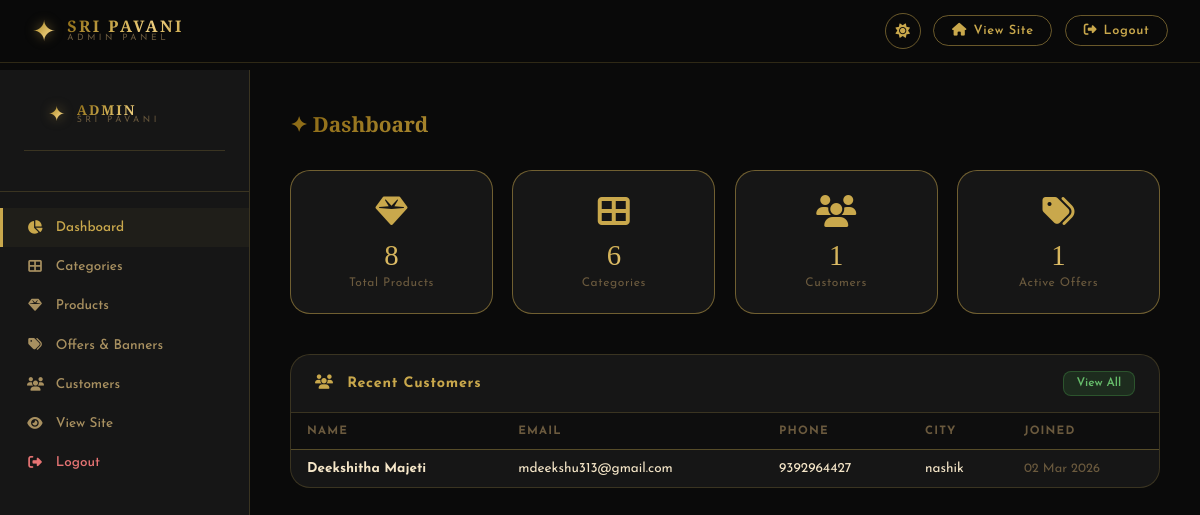
The page /admin (signed in) on the database its author committed.
### app.py (models this page shows, shortened)
class User(UserMixin, db.Model):
    id = db.Column(db.Integer, primary_key=True)
    name = db.Column(db.String(150), nullable=False)
    email = db.Column(db.String(150), unique=True, nullable=False)
    phone = db.Column(db.String(20))
    dob = db.Column(db.String(20))
    gender = db.Column(db.String(10))
    address = db.Column(db.Text)
    city = db.Column(db.String(100))
    state = db.Column(db.String(100))
    pincode = db.Column(db.String(10))
    password_hash = db.Column(db.String(256))
    is_admin = db.Column(db.Boolean, default=False)
    created_at = db.Column(db.DateTime, default=datetime.utcnow)
    cart_items = db.relationship('CartItem', backref='user', lazy=True)

### app.py (the view)
@app.route('/admin')
@login_required
@admin_required
def admin_dashboard():
    total_products = Product.query.count()
    total_users = User.query.filter_by(is_admin=False).count()
    total_categories = Category.query.count()
    total_offers = Offer.query.count()
    recent_users = User.query.filter_by(is_admin=False).order_by(User.created_at.desc()).limit(10).all()
    return render_template('admin/dashboard.html', total_products=total_products,
                           total_users=total_users, total_categories=total_categories,
                           total_offers=total_offers, recent_users=recent_users)

### app.py (called while the page is built)
@login_manager.user_loader
def load_user(user_id):
    return User.query.get(int(user_id))

def admin_required(f):
    from functools import wraps
    @wraps(f)
    def decorated(*args, **kwargs):
        if not current_user.is_authenticated or not current_user.is_admin:
            flash('Admin access required', 'error')
            return redirect(url_for('login'))
        return f(*args, **kwargs)
    return decorated

### templates/admin/dashboard.html (shortened to what this page needs)
{% extends "admin/base_admin.html" %}
{% block content %}
<h1 class="admin-page-title">✦ Dashboard</h1>
<div class="stats-grid">
  <div class="stat-card">
    <div class="stat-icon"><i class="fas fa-gem"></i></div>
    <div class="stat-number">{{ total_products }}</div>
    <div class="stat-label">Total Products</div>
  </div>
  <div class="stat-card">
    <div class="stat-icon"><i class="fas fa-th-large"></i></div>
    <div class="stat-number">{{ total_categories }}</div>
    <div class="stat-label">Categories</div>
  </div>
  <div class="stat-card">
    <div class="stat-icon"><i class="fas fa-users"></i></div>
    <div class="stat-number">{{ total_users }}</div>
    <div class="stat-label">Customers</div>
  </div>
  <div class="stat-card">
    <div class="stat-icon"><i class="fas fa-tags"></i></div>
    <div class="stat-number">{{ total_offers }}</div>
    <div class="stat-label">Active Offers</div>
  </div>
</div>
<div class="admin-card">
  <div class="admin-card-header">
    <h3><i class="fas fa-users" style="margin-right:0.5rem"></i> Recent Customers</h3>
    <a href="{{ url_for('admin_customers') }}" class="btn-sm btn-success">View All</a>
  </div>
  <div style="overflow-x:auto">
    <table class="admin-table">
      <thead>
        <tr>
          <th>Name</th><th>Email</th><th>Phone</th><th>City</th><th>Joined</th>
        </tr>
      </thead>
      <tbody>
        {% for user in recent_users %}
        <tr>
          <td><strong>{{ user.name }}</strong></td>
          <td>{{ user.email }}</td>
          <td>{{ user.phone or '—' }}</td>
          <td>{{ user.city or '—' }}</td>
          <td style="color:var(--text-muted);font-size:0.8rem">{{ user.created_at.strftime('%d %b %Y') }}</td>
        </tr>
        {% endfor %}
      </tbody>
    </table>
  </div>
</div>
{% endblock %}

### static/css/style.css (style rules this page uses)
:root[data-theme="dark"] { --bg-primary:#0a0a0a;--bg-secondary:#111111;--bg-card:#161616;--bg-nav:rgba(10,10,10,0.92); --gold:#c9a84c;--gold-light:#e8c97e;--gold-dark:#8b6914; --gold-gradient:linear-gradient(135deg,#8b6914 0%,#c9a84c 40%,#f0d080 70%,#c9a84c 100%); --ombre-hero:linear-gradient(160deg,#0a0a0a 0%,#1a1200 40%,#2a1f00 70%,#0a0a0a 100%); --text-primary:#f5e6c8;--text-secondary:#a89060;--text-muted:#6b5a3e; --border:rgba(201,168,76,0.2);--border-gold:rgba(201,168,76,0.5); --shadow:0 8px 40px rgba(0,0,0,0.6);--shadow-gold:0 4px 20px rgba(201,168,76,0.15); --card-hover:rgba(201,168,76,0.05);--badge-bg:#c9a84c;--badge-text:#0a0a0a; --input-bg:#1e1e1e;--section-alt:#0e0e0e;--toast-success:#1a3a1a;--toast-error:#3a1a1a; }
*,*::before,*::after { margin:0;padding:0;box-sizing:border-box }
html { scroll-behavior:smooth }
body { font-family:'Josefin Sans',sans-serif;background:var(--bg-primary);color:var(--text-primary);min-height:100vh;transition:background .4s,color .4s;overflow-x:hidden }
a { text-decoration:none;color:inherit }
.admin-page-title { font-family:'Cinzel Decorative',serif;font-size:1.3rem;background:var(--gold-gradient);-webkit-background-clip:text;-webkit-text-fill-color:transparent;margin-bottom:2rem }
.stats-grid { display:grid;grid-template-columns:repeat(auto-fit,minmax(180px,1fr));gap:1.2rem;margin-bottom:2.5rem }
.stat-card { background:var(--bg-card);border:1px solid var(--border-gold);border-radius:20px;padding:1.5rem;text-align:center }
.stat-icon { font-size:2rem;color:var(--gold);margin-bottom:.5rem }
.stat-number { font-family:'Cinzel Decorative',serif;font-size:1.8rem;background:var(--gold-gradient);-webkit-background-clip:text;-webkit-text-fill-color:transparent;margin-bottom:.3rem }
.stat-label { font-size:.75rem;color:var(--text-muted);letter-spacing:.05em }
.admin-card { background:var(--bg-card);border:1px solid var(--border);border-radius:20px;overflow:hidden;margin-bottom:2rem }
.admin-card-header { padding:1rem 1.5rem;border-bottom:1px solid var(--border);display:flex;align-items:center;justify-content:space-between }
.admin-card-header h3 { font-size:.9rem;font-weight:700;color:var(--gold);letter-spacing:.05em }
.admin-table { width:100%;border-collapse:collapse;font-size:.85rem }
.admin-table th { text-align:left;padding:.75rem 1rem;background:var(--section-alt);color:var(--text-muted);font-size:.72rem;letter-spacing:.1em;text-transform:uppercase;border-bottom:1px solid var(--border) }
.admin-table td { padding:.75rem 1rem;border-bottom:1px solid var(--border);vertical-align:middle }
.admin-table tr:last-child td { border-bottom:none }
.btn-sm { padding:.35rem .8rem;border-radius:8px;font-size:.75rem;font-weight:600;cursor:pointer;transition:all .2s;border:1px solid transparent }
.btn-success { background:rgba(76,175,80,.15);color:#66bb6a;border-color:rgba(76,175,80,.3) }

### rows shown on the page
User: name "Deekshitha Majeti", email "mdeekshu313@gmail.com", phone "9392964427", city "nashik", created_at "02 Mar 2026"

### other values the page prints
{{ total_products }} "8"
{{ total_categories }} "6"
{{ total_users }} "1"
{{ total_offers }} "1"
